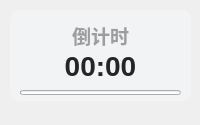
<?xml version="1.0" encoding="UTF-8"?>
<ui version="4.0">
 <class>Form</class>
 <widget class="QWidget" name="Form">
  <property name="geometry">
   <rect>
    <x>0</x>
    <y>0</y>
    <width>200</width>
    <height>125</height>
   </rect>
  </property>
  <property name="minimumSize">
   <size>
    <width>0</width>
    <height>0</height>
   </size>
  </property>
  <property name="maximumSize">
   <size>
    <width>16777215</width>
    <height>65536</height>
   </size>
  </property>
  <property name="windowTitle">
   <string>活动倒计时</string>
  </property>
  <widget class="ProgressBar" name="progressBar">
   <property name="geometry">
    <rect>
     <x>20</x>
     <y>90</y>
     <width>161</width>
     <height>5</height>
    </rect>
   </property>
   <property name="minimumSize">
    <size>
     <width>0</width>
     <height>5</height>
    </size>
   </property>
   <property name="maximumSize">
    <size>
     <width>16777215</width>
     <height>6</height>
    </size>
   </property>
   <property name="styleSheet">
    <string notr="true"/>
   </property>
   <property name="orientation">
    <enum>Qt::Horizontal</enum>
   </property>
   <property name="useAni">
    <bool>true</bool>
   </property>
   <property name="val">
    <double>0.000000000000000</double>
   </property>
  </widget>
  <widget class="QLabel" name="activity_countdown_title">
   <property name="geometry">
    <rect>
     <x>20</x>
     <y>20</y>
     <width>161</width>
     <height>31</height>
    </rect>
   </property>
   <property name="font">
    <font>
     <family>Microsoft YaHei UI</family>
     <pointsize>14</pointsize>
     <weight>75</weight>
     <bold>true</bold>
    </font>
   </property>
   <property name="styleSheet">
    <string notr="true">color: rgba(0, 0, 0, 90);
font-weight: bold;</string>
   </property>
   <property name="text">
    <string>倒计时</string>
   </property>
   <property name="textFormat">
    <enum>Qt::PlainText</enum>
   </property>
   <property name="alignment">
    <set>Qt::AlignCenter</set>
   </property>
  </widget>
  <widget class="QLabel" name="activity_countdown">
   <property name="geometry">
    <rect>
     <x>20</x>
     <y>40</y>
     <width>161</width>
     <height>51</height>
    </rect>
   </property>
   <property name="font">
    <font>
     <family>Microsoft YaHei UI</family>
     <pointsize>21</pointsize>
     <weight>75</weight>
     <bold>true</bold>
    </font>
   </property>
   <property name="styleSheet">
    <string notr="true">border: none;
color: rgba(37, 37, 37, 255);
font-weight: bold</string>
   </property>
   <property name="text">
    <string>00:00</string>
   </property>
   <property name="textFormat">
    <enum>Qt::PlainText</enum>
   </property>
   <property name="alignment">
    <set>Qt::AlignCenter</set>
   </property>
  </widget>
  <widget class="QLabel" name="backgnd">
   <property name="geometry">
    <rect>
     <x>10</x>
     <y>10</y>
     <width>181</width>
     <height>91</height>
    </rect>
   </property>
   <property name="styleSheet">
    <string notr="true">background-color: rgba(242, 243, 245, 255);
border-radius: 8px</string>
   </property>
   <property name="text">
    <string/>
   </property>
  </widget>
  <zorder>backgnd</zorder>
  <zorder>progressBar</zorder>
  <zorder>activity_countdown_title</zorder>
  <zorder>activity_countdown</zorder>
 </widget>
 <customwidgets>
  <customwidget>
   <class>ProgressBar</class>
   <extends>QProgressBar</extends>
   <header>qfluentwidgets</header>
  </customwidget>
 </customwidgets>
 <resources/>
 <connections/>
</ui>
